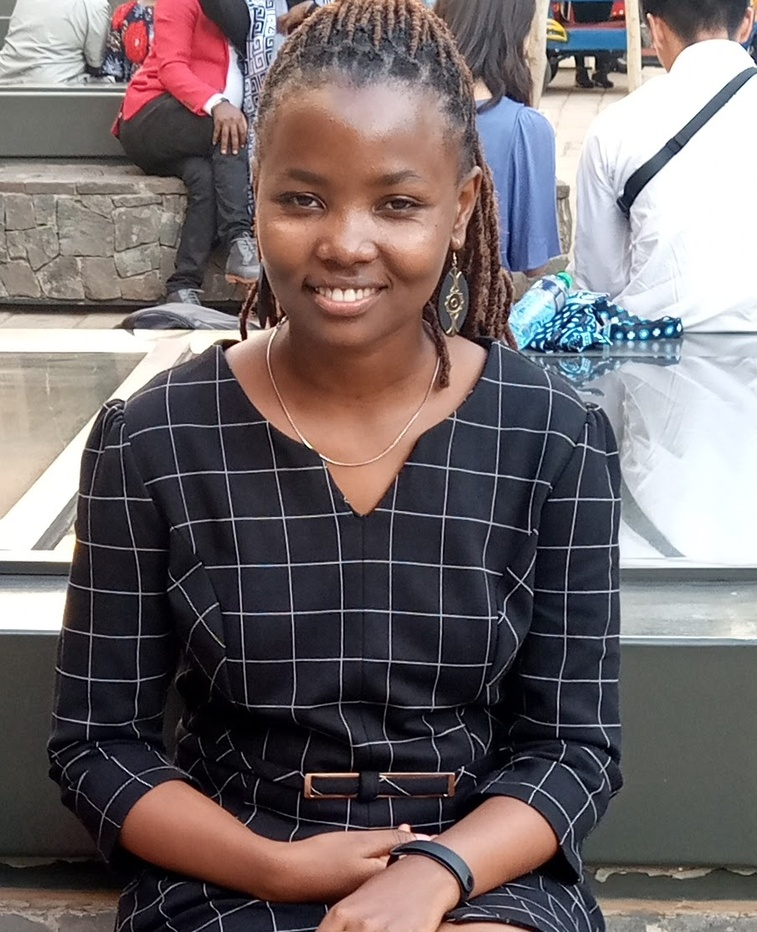
#> input picture webcam_image/image2.jpg, 757 x 932 px, shrunk from 904 x 1114 before the run, given in place of the camera
$ python emailing.py
#> lines starting #> are read from the running program, lines starting #| are printed output that depends on the picture
import cv2
import time


# starting a webcam.
video = cv2.VideoCapture(0)
time.sleep(1)

first_frame = None

while True:
    check, frame = video.read()
#> frame is the input picture: shape (932, 757, 3); mean B, G, R 105.7, 104.3, 114
    gray_frame = cv2.cvtColor(frame, cv2.COLOR_BGR2GRAY)
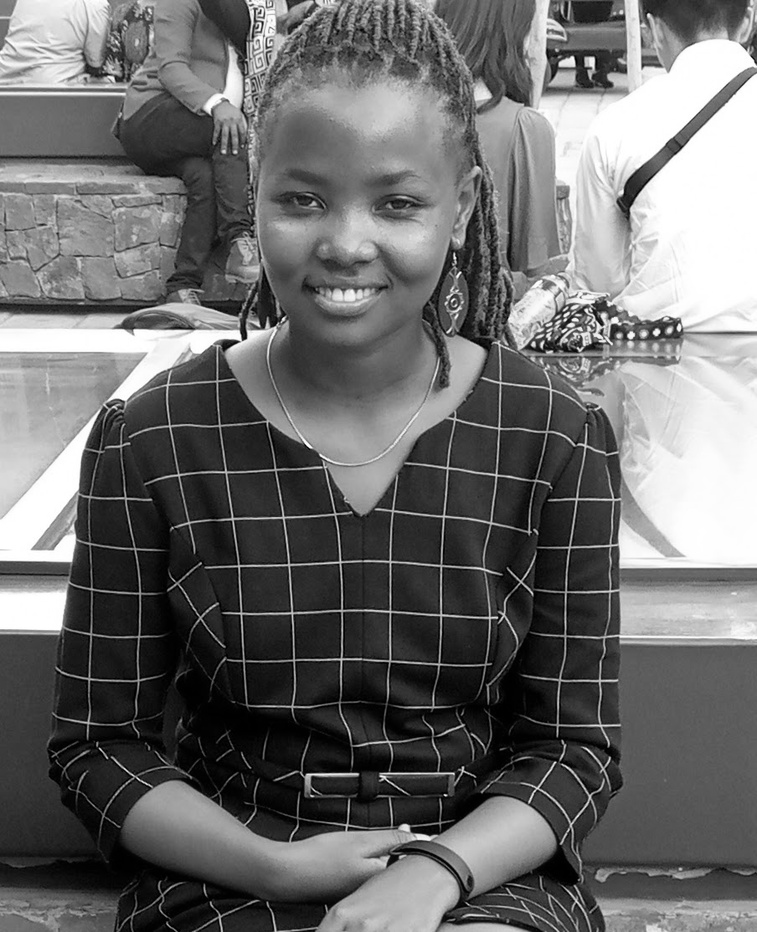
#> gray_frame: shape (932, 757); min 0, max 255, mean 107.3
    gray_frame_gau = cv2.GaussianBlur(gray_frame, (21, 21), 0)
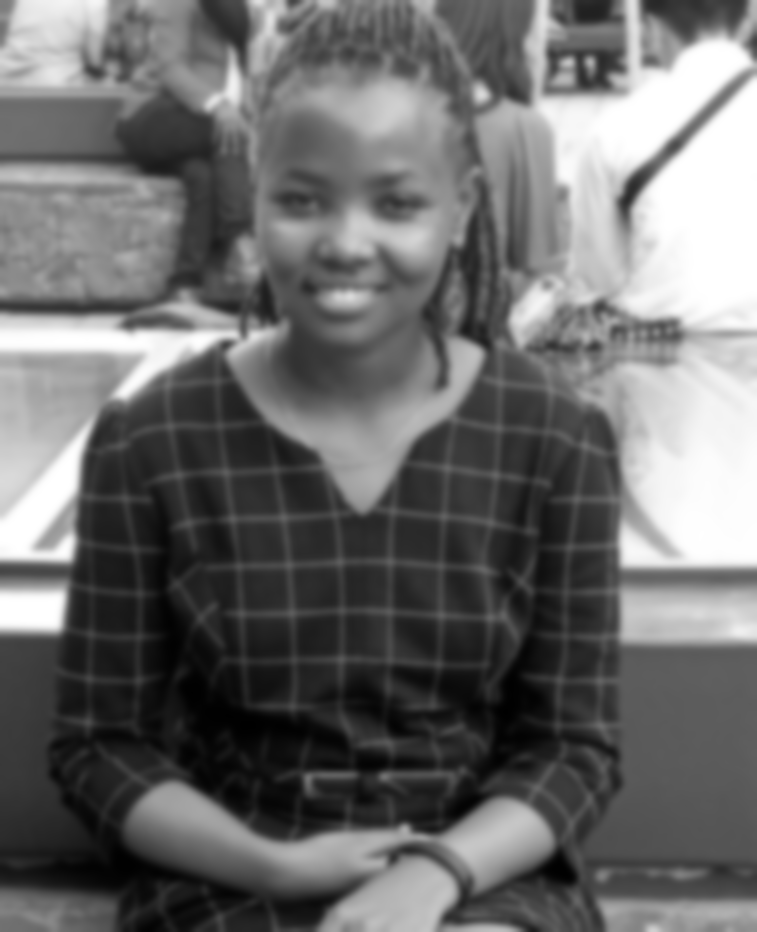
#> gray_frame_gau: shape (932, 757); min 0, max 255, mean 107.3
    cv2.imshow("My video", gray_frame_gau)

    if first_frame is None:
        first_frame = gray_frame_gau

    delta_frame = cv2.absdiff(first_frame, gray_frame_gau)
#> delta_frame: shape (932, 757); every value is 0

    thresh_frame = cv2.threshold(delta_frame, 60, 255, cv2.THRESH_BINARY)[1]
    dil_frame = cv2.dilate(thresh_frame, None, iterations=2)
    cv2.imshow("My video", thresh_frame)

    contours, check = cv2.findContours(
        dil_frame, cv2.RETR_EXTERNAL, cv2.CHAIN_APPROX_SIMPLE)
#> contours = []; check = None
    key = cv2.waitKey(1)
#> (key q is pressed here)

    if key == ord("q"):
        break

video.release()
